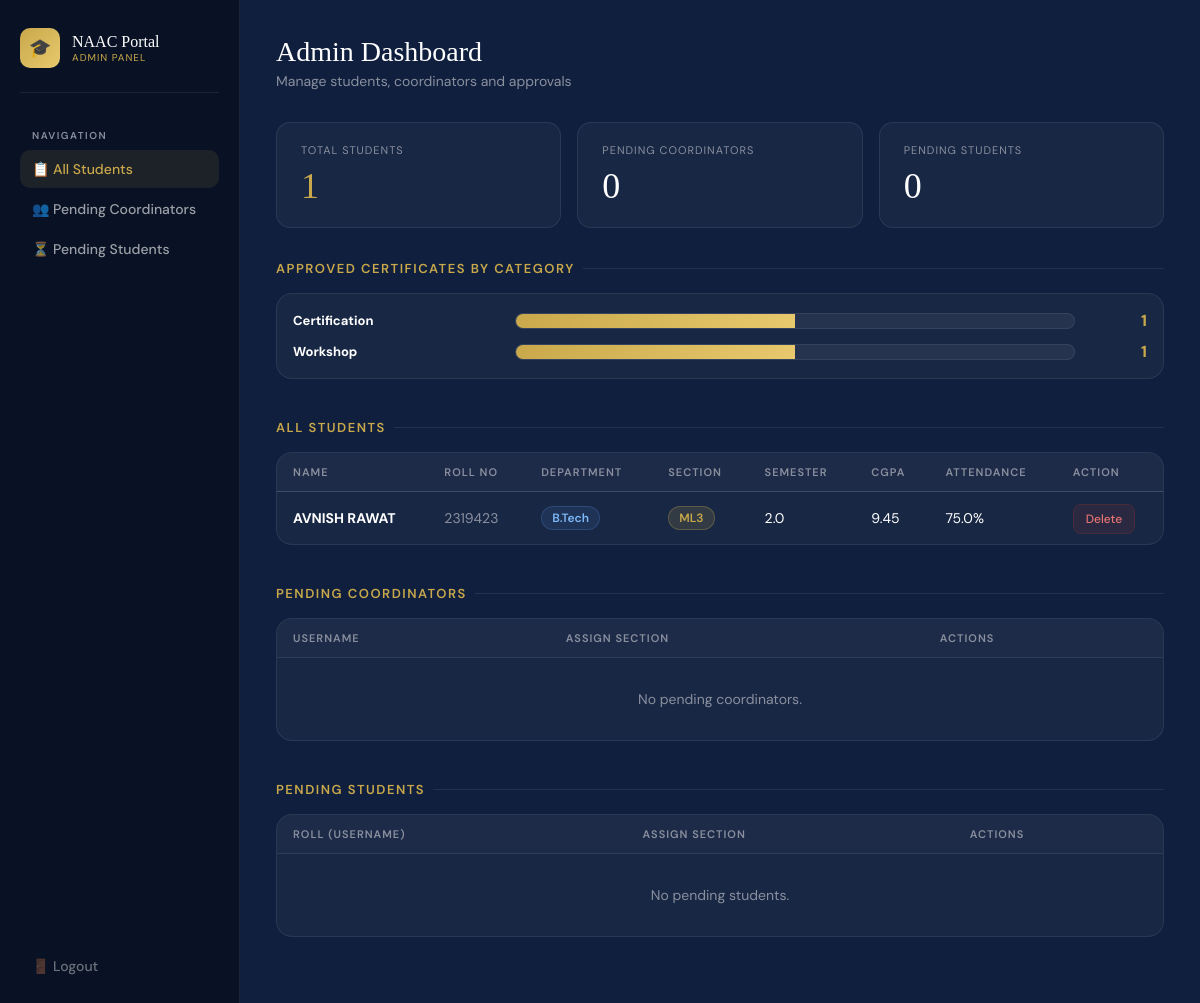
The page /admin (signed in) on the database its author committed.
### tables this page shows
CREATE TABLE certificates (id INTEGER PRIMARY KEY AUTOINCREMENT,student_name TEXT,roll_no TEXT,section TEXT,category TEXT,file_name TEXT,status TEXT);

CREATE TABLE students (id INTEGER PRIMARY KEY AUTOINCREMENT,name TEXT,roll_no TEXT UNIQUE,department TEXT,semester REAL,cgpa REAL,attendance REAL,section TEXT,profile_pic TEXT,achievements TEXT);

### app.py (the view)
@app.route("/admin")
def admin():
    if session.get("role") != "admin":
        return redirect("/")
    conn = get_db()
    students = conn.execute("SELECT * FROM students").fetchall()
    pending_students = conn.execute(
        "SELECT * FROM users WHERE role='student' AND approved=0"
    ).fetchall()
    pending_coordinators = conn.execute(
        "SELECT * FROM users WHERE role='coordinator' AND approved=0"
    ).fetchall()
    category_counts_rows = conn.execute(
        "SELECT category, COUNT(*) as total FROM certificates WHERE status='Approved' GROUP BY category"
    ).fetchall()
    category_counts = [{"category": row["category"], "total": row["total"]} for row in category_counts_rows]
    conn.close()
    return render_template(
        "admin.html",
        students=students,
        pending_students=pending_students,
        pending=pending_coordinators,
        category_counts=category_counts,
    )

### templates/admin.html (shortened to what this page needs)
<!DOCTYPE html>
<html lang="en">
<head>
</head>
<body>
<div class="sidebar">
    <div class="sidebar-logo">
        <div class="logo-icon">🎓</div>
        <div>
            <div class="logo-text">NAAC Portal</div>
            <div class="logo-sub">Admin Panel</div>
        </div>
    </div>
    <div class="nav-label">Navigation</div>
    <a href="#students" class="nav-link active">📋 All Students</a>
    <a href="#coordinators" class="nav-link">👥 Pending Coordinators</a>
    <a href="#pending" class="nav-link">⏳ Pending Students</a>
    <div class="sidebar-bottom">
        <a href="/logout" class="logout-btn">🚪 Logout</a>
    </div>
</div>
<div class="main">
    <div class="page-header">
        <div class="page-title">Admin Dashboard</div>
        <div class="page-sub">Manage students, coordinators and approvals</div>
    </div>
    <div class="stats-row">
        <div class="stat-card">
            <div class="stat-label">Total Students</div>
            <div class="stat-value stat-accent">{{ students|length }}</div>
        </div>
        <div class="stat-card">
            <div class="stat-label">Pending Coordinators</div>
            <div class="stat-value">{{ pending|length }}</div>
        </div>
        <div class="stat-card">
            <div class="stat-label">Pending Students</div>
            <div class="stat-value">{{ pending_students|length }}</div>
        </div>
    </div>
    <div class="section" id="category-graph">
        <div class="section-title">Approved Certificates by Category</div>
        <div class="card" style="padding: 16px;">
            {% if category_counts and category_counts|length > 0 %}
                <div style="display:grid; grid-template-columns: 1fr; gap: 10px;">
                    {% for item in category_counts %}
                        {% set pct = (item.total / (category_counts|map(attribute='total')|list|sum)) * 100 if (category_counts|length > 0) else 0 %}
                        <div style="display:flex; align-items:center; gap: 12px;">
                            <div style="width: 210px; font-weight: 700; font-size: 13px; color: var(--white);">
                                {{ item.category or "—" }}
                            </div>
                            <div style="flex:1; background: rgba(255,255,255,0.06); border: 1px solid rgba(255,255,255,0.08); border-radius: 10px; overflow:hidden; height: 16px;">
                                <div style="height:100%; width: {{ pct }}%; background: linear-gradient(135deg, var(--accent), var(--accent-light));"></div>
                            </div>
                            <div style="width: 60px; text-align:right; font-weight: 800; color: var(--accent);">{{ item.total }}</div>
                        </div>
                    {% endfor %}
                </div>
            {% else %}
                <div class="empty-row" style="padding: 26px 12px;">No approved certificates yet.</div>
            {% endif %}
        </div>
    </div>
    <div class="section" id="students">
        <div class="section-title">All Students</div>
        <div class="card">
            <table>
                <thead>
                    <tr>
                        <th>Name</th>
                        <th>Roll No</th>
                        <th>Department</th>
                        <th>Section</th>
                        <th>Semester</th>
                        <th>CGPA</th>
                        <th>Attendance</th>
                        <th>Action</th>
                    </tr>
                </thead>
                <tbody>
                    {% if students %}
                        {% for student in students %}
                        <tr>
                            <td><strong>{{ student["name"] }}</strong></td>
                            <td style="color: var(--gray);">{{ student["roll_no"] }}</td>
                            <td><span class="badge badge-dept">{{ student["department"] }}</span></td>
                            <td><span class="badge badge-section">{{ student["section"] or "—" }}</span></td>
                            <td>{{ student["semester"] }}</td>
                            <td>{{ student["cgpa"] }}</td>
                            <td>{{ student["attendance"] }}%</td>
                            <td><a href="/delete/{{ student['id'] }}" class="btn-delete">Delete</a></td>
                        </tr>
                        {% endfor %}
                    {% else %}
                        <tr class="empty-row"><td colspan="8">No students registered yet.</td></tr>
                    {% endif %}
                </tbody>
            </table>
        </div>
    </div>
    <div class="section" id="coordinators">
        <div class="section-title">Pending Coordinators</div>
        <div class="card">
            <table>
                <thead>
                    <tr>
                        <th>Username</th>
                        <th>Assign Section</th>
                        <th>Actions</th>
                    </tr>
                </thead>
                <tbody>
                    {% if pending %}
                        {% for user in pending %}
                        <tr>
                            <td><strong>{{ user["username"] }}</strong></td>
                            <td>
                                <form method="POST" action="/approve_coordinator/{{ user['id'] }}" class="approve-form">
                                    <input type="text" name="section" placeholder="A/B/C" class="section-input" required>
                                    <button type="submit" class="btn-approve">Approve</button>
                                    <a href="/reject_coordinator/{{ user['id'] }}" class="btn-reject">Reject</a>
                                </form>
                            </td>
                            <td></td>
                        </tr>
                        {% endfor %}
                    {% else %}
                        <tr class="empty-row"><td colspan="3">No pending coordinators.</td></tr>
                    {% endif %}
                </tbody>
            </table>
        </div>
    </div>
    <div class="section" id="pending">
        <div class="section-title">Pending Students</div>
        <div class="card">
            <table>
                <thead>
                    <tr>
                        <th>Roll (Username)</th>
                        <th>Assign Section</th>
                        <th>Actions</th>
                    </tr>
                </thead>
                <tbody>
                    {% if pending_students %}
                        {% for user in pending_students %}
                        <tr>
                            <td><strong>{{ user["username"] }}</strong></td>
                            <td>
                                <form method="POST" action="/approve_student/{{ user['id'] }}" class="approve-form">
                                    <input type="text" name="section" placeholder="A/B/C" class="section-input" required>
                                    <button type="submit" class="btn-approve">Approve</button>
                                    <a href="/reject_student/{{ user['id'] }}" class="btn-reject">Reject</a>
                                </form>
                            </td>
                            <td></td>
                        </tr>
                        {% endfor %}
                    {% else %}
                        <tr class="empty-row"><td colspan="3">No pending students.</td></tr>
                    {% endif %}
                </tbody>
            </table>
        </div>
    </div>
</div>
</body>
</html>

### templates/admin.html (style rules this page uses)
*, *::before, *::after { box-sizing: border-box; margin: 0; padding: 0; }
:root { --navy: #0f1f3d; --navy-light: #162d52; --accent: #c8a84b; --accent-light: #e8c96d; --white: #ffffff; --offwhite: #f0f2f8; --gray: #8a8f9e; --border: rgba(255,255,255,0.08); --card-bg: rgba(255,255,255,0.04); --success: #2e7d52; --error: #c0392b; }
body { font-family: 'DM Sans', sans-serif; background: var(--navy); color: var(--white); min-height: 100vh; }
.sidebar { position: fixed; top: 0; left: 0; bottom: 0; width: 240px; background: rgba(10,18,35,0.95); border-right: 1px solid var(--border); padding: 28px 20px; display: flex; flex-direction: column; backdrop-filter: blur(20px); z-index: 100; }
.sidebar-logo { display: flex; align-items: center; gap: 12px; margin-bottom: 36px; padding-bottom: 24px; border-bottom: 1px solid var(--border); }
.logo-icon { width: 40px; height: 40px; background: linear-gradient(135deg, var(--accent), var(--accent-light)); border-radius: 10px; display: flex; align-items: center; justify-content: center; font-size: 18px; flex-shrink: 0; }
.logo-text { font-family: 'Playfair Display', serif; font-size: 16px; line-height: 1.2; }
.logo-sub { font-size: 10px; color: var(--accent); letter-spacing: 1px; text-transform: uppercase; }
.nav-label { font-size: 10px; font-weight: 600; color: var(--gray); letter-spacing: 1.5px; text-transform: uppercase; margin-bottom: 8px; padding-left: 12px; }
.nav-link { display: flex; align-items: center; gap: 10px; padding: 10px 12px; border-radius: 10px; color: rgba(255,255,255,0.6); text-decoration: none; font-size: 14px; font-weight: 500; margin-bottom: 2px; transition: all 0.2s; }
.nav-link:hover, .nav-link.active { background: rgba(200,168,75,0.1); color: var(--accent); }
.sidebar-bottom { margin-top: auto; }
.logout-btn { display: flex; align-items: center; gap: 10px; padding: 10px 12px; border-radius: 10px; color: rgba(255,255,255,0.4); text-decoration: none; font-size: 14px; font-weight: 500; transition: all 0.2s; }
.main { margin-left: 240px; padding: 36px; min-height: 100vh; }
.page-header { margin-bottom: 32px; }
.page-title { font-family: 'Playfair Display', serif; font-size: 28px; }
.page-sub { font-size: 14px; color: var(--gray); margin-top: 4px; }
.section { margin-bottom: 40px; }
.section-title { font-size: 13px; font-weight: 600; color: var(--accent); letter-spacing: 1.5px; text-transform: uppercase; margin-bottom: 16px; display: flex; align-items: center; gap: 8px; }
.section-title::after { content: ''; flex: 1; height: 1px; background: var(--border); }
.card { background: var(--card-bg); border: 1px solid var(--border); border-radius: 16px; overflow: hidden; }
table { width: 100%; border-collapse: collapse; }
th { padding: 12px 16px; text-align: left; font-size: 11px; font-weight: 600; color: var(--gray); letter-spacing: 1px; text-transform: uppercase; border-bottom: 1px solid var(--border); background: rgba(255,255,255,0.02); }
td { padding: 14px 16px; font-size: 14px; border-bottom: 1px solid rgba(255,255,255,0.04); }
tr:last-child td { border-bottom: none; }
.empty-row td { color: var(--gray); text-align: center; padding: 32px; }
.badge { display: inline-block; padding: 3px 10px; border-radius: 20px; font-size: 12px; font-weight: 600; }
.badge-section { background: rgba(200,168,75,0.15); color: var(--accent); border: 1px solid rgba(200,168,75,0.3); }
.badge-dept { background: rgba(100,160,255,0.1); color: #7eb8f7; border: 1px solid rgba(100,160,255,0.2); }
.btn-delete { padding: 6px 12px; background: rgba(192,57,43,0.1); border: 1px solid rgba(192,57,43,0.2); border-radius: 8px; color: #e57373; font-size: 12px; text-decoration: none; font-weight: 500; transition: background 0.2s; }
.stats-row { display: grid; grid-template-columns: repeat(3, 1fr); gap: 16px; margin-bottom: 32px; }
.stat-card { background: var(--card-bg); border: 1px solid var(--border); border-radius: 14px; padding: 20px 24px; }
.stat-label { font-size: 11px; color: var(--gray); letter-spacing: 1px; text-transform: uppercase; margin-bottom: 8px; }
.stat-value { font-family: 'Playfair Display', serif; font-size: 36px; color: var(--white); }
.stat-accent { color: var(--accent); }

### rows shown on the page
certificates: category "Certification", {{ pct }} 50.0 (drawn), total "1"
certificates: category "Workshop", {{ pct }} 50.0 (drawn), total "1"
students: name "AVNISH RAWAT", roll_no "2319423", department "B.Tech", section "ML3", semester "2.0", cgpa "9.45", attendance "75.0"

### other values the page prints
{{ students|length }} "1"
{{ pending|length }} "0"
{{ pending_students|length }} "0"
